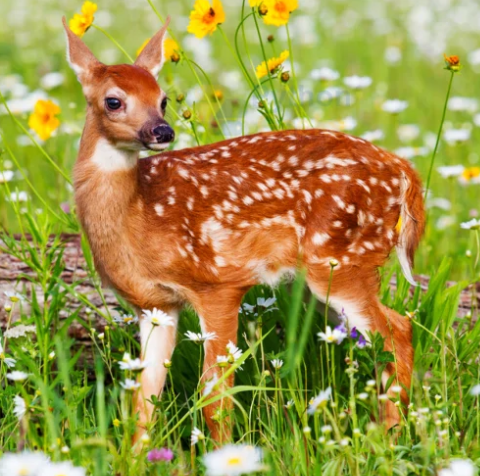
#> input picture deer.jpg, 480 x 476 px
$ jupyter execute EX7.ipynb
#> lines starting #> are read from the running program, lines starting #| are printed output that depends on the picture
## Ex. No: 07
## Lane Detection using Hough Transform.
## Name : Rasindhan R
## Reg. No : 212224230222

[cell 1]
import cv2
import numpy as np
import matplotlib.pyplot as plt

[cell 2]
# Step 2: Load the image using imread() from cv2 module
image = cv2.imread('deer.jpg')  # Replace 'image.jpg' with your image path
#> image is the input picture: shape (476, 480, 3); mean B, G, R 71.5, 147.8, 158.1

[cell 3]
# Step 3: Convert the image to grayscale
gray_image = cv2.cvtColor(image, cv2.COLOR_BGR2GRAY)
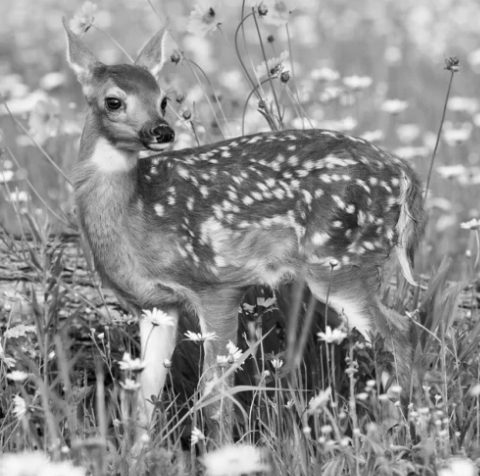
#> gray_image: shape (476, 480); min 1, max 254, mean 142.2

[cell 4]
# Input image and grayscale image
plt.imshow(cv2.cvtColor(image, cv2.COLOR_BGR2RGB))  # Convert image to RGB for displaying
plt.title("Input Image")
plt.axis('off')

[cell 5]
plt.imshow(gray_image, cmap='gray')
plt.title("Grayscale Image")
plt.axis('off')

[cell 6]
# Step 4: Using Canny operator from cv2, detect the edges of the image
edges = cv2.Canny(gray_image, 50, 150)  # Canny edge detection with threshold values 50 and 150
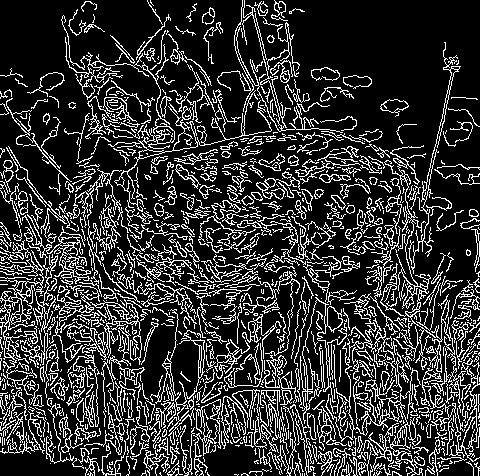
#> edges: shape (476, 480); 20.3% white in thin lines or dots

[cell 7]
# Canny Edge Detector output
plt.imshow(edges, cmap='gray')
plt.title("Canny Edge Detector")
plt.axis('off')

[cell 8]
# Step 5: Using the HoughLinesP(), detect line coordinates for every point in the image
# The parameters of HoughLinesP are: image, resolution, threshold, minLineLength, maxLineGap
lines = cv2.HoughLinesP(edges, 1, np.pi / 180, 100, minLineLength=50, maxLineGap=10)
#> lines = 445 rows, first 6: [315, 303, 476, 464], [428, 422, 478, 472], [365, 332, 478, 445], [66, 58, 297, 289], [132, 93, 213, 174], [82, 67, 207, 192]

[cell 9]
# Step 6: Using a for loop, draw the lines on the original image using the detected coordinates
# The lines variable contains the endpoints of the detected lines
for line in lines:
    x1, y1, x2, y2 = line[0]  # Unpacking the line coordinates
    cv2.line(image, (x1, y1), (x2, y2), (0, 255, 0), 2)  # Draw green lines with thickness of 2
#> this loop made 445 passes
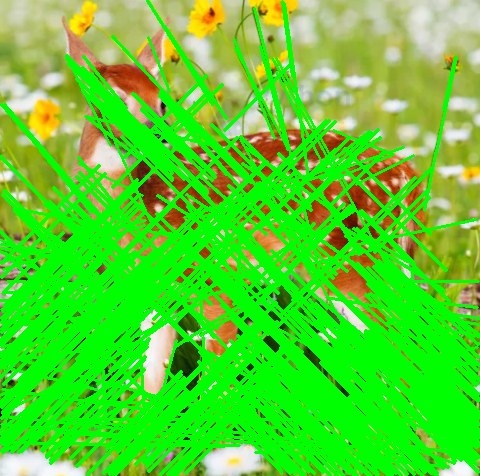
#> image: shape (476, 480, 3); mean B, G, R 42.8, 210.2, 84.7

[cell 10]
# Display the result of Hough Transform (Image with lines)
plt.imshow(cv2.cvtColor(image, cv2.COLOR_BGR2RGB))  # Image with lines drawn
plt.title("Result of Hough Transform")
plt.axis('off')
